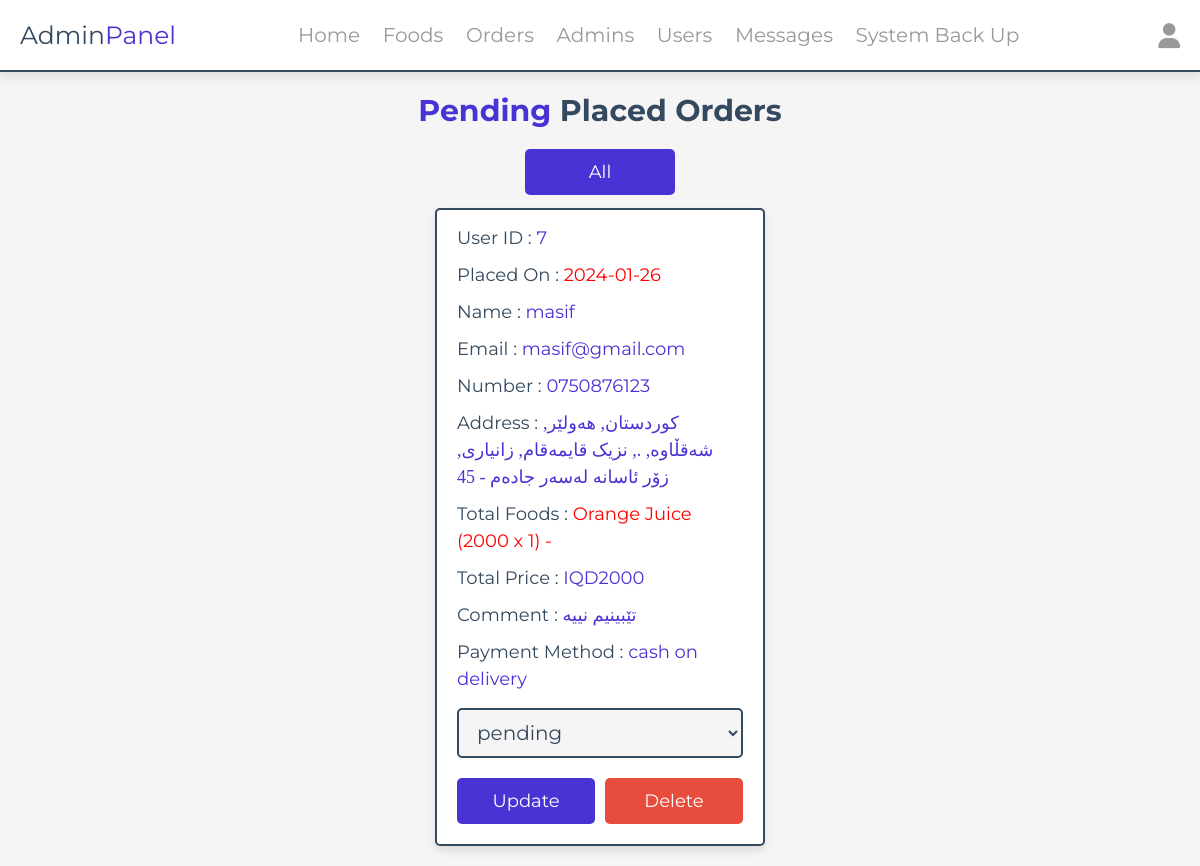
Page /placed_orders_pending.php (signed in) on the committed database.
### tables this page shows
CREATE TABLE `orders` (
  `id` int(100) NOT NULL,
  `user_id` int(100) NOT NULL,
  `name` varchar(20) NOT NULL,
  `number` varchar(10) NOT NULL,
  `email` varchar(50) NOT NULL,
  `method` varchar(50) NOT NULL,
  `address` varchar(500) NOT NULL,
  `descreption` varchar(500) NOT NULL,
  `total_products` varchar(1000) NOT NULL,
  `total_price` int(100) NOT NULL,
  `placed_on` date NOT NULL DEFAULT current_timestamp(),
  `payment_status` varchar(20) NOT NULL DEFAULT 'pending'
);

### placed_orders_pending.php (the view, shortened to what this page needs)
<?php
include '../OnlineOrderingKurdish/components/connect.php';
?>
<!DOCTYPE html>
<html lang="en">
<head>
   <link rel="stylesheet" href="https://cdnjs.cloudflare.com/ajax/libs/font-awesome/6.1.1/css/all.min.css">
   <link rel="stylesheet" href="../OnlineOrderingKurdish/css/admin_style.css">
</head>
<body>
<?php include '../OnlineOrderingKurdish/components/admin_header.php' ?>
<section class="placed-orders">
   <h1 class="heading"> <span style="color: #4834D4"> pending </span> placed orders</h1>
   <center>
   <a href="placed_orders.php" class="btn" style="width:150px;">All</a>
   <br>
   </center>
   <div class="box-container">
   <?php
      $select_orders = $conn->prepare("SELECT * FROM `orders` WHERE payment_status='pending' ORDER BY `id` DESC");
      $select_orders->execute();
      if($select_orders->rowCount() > 0){
         while($fetch_orders = $select_orders->fetch(PDO::FETCH_ASSOC)){
   ?>
   <div class="box">
      <p> User ID : <span><?= $fetch_orders['user_id']; ?></span> </p>
      <p> Placed On : <span style="color:red;"><?= $fetch_orders['placed_on']; ?></span> </p>
      <p> Name : <span><?= $fetch_orders['name']; ?></span> </p>
      <p> Email : <span><?= $fetch_orders['email']; ?></span> </p>
      <p> Number : <span><?= $fetch_orders['number']; ?></span> </p>
      <p> Address : <span class="fontchange"><?= $fetch_orders['address']; ?></span> </p>
      <p> Total Foods : <span style="color:red;"><?= $fetch_orders['total_products']; ?></span> </p>
      <p> Total Price : <span>IQD<?= $fetch_orders['total_price']; ?></span> </p>
      <p>Comment : <span class="fontchange"><?= $fetch_orders['descreption']; ?></span></p>
      <p> Payment Method : <span><?= $fetch_orders['method']; ?></span> </p>
      <form action="" method="POST">
         <select name="payment_status" class="drop-down">
            <option value="" selected disabled><?= $fetch_orders['payment_status']; ?></option>
         </select>
         <div class="flex-btn">
            <input type="submit" value="Update" class="btn" name="update_payment">
            <a href="placed_orders.php?delete=<?= $fetch_orders['id']; ?>" class="delete-btn" onclick="return confirm('delete this order?');">Delete</a>
         </div>
      </form>
   </div>
   <?php
      }
   }else{
      echo '<p class="empty">No Orders Placed Yet!</p>';
   }
   ?>
   </div>
</section>
</body>
</html>

### css/admin_style.css (style rules this page uses)
:root { --main-color:#4834d4; --red:#e74c3c; --orange:#f39c12; --black:#34495e; --white:#fff; --light-bg:#f5f5f5; --light-color:#999; --border:.2rem solid var(--black); --box-shadow:0 .5rem 1rem rgba(0,0,0,.1); }
* { font-family: 'Montserrat', sans-serif; margin:0; padding:0; box-sizing: border-box; text-decoration: none; outline: none; border:none; }
html { font-size: 62.5%; overflow-x: hidden; }
body { background-color: var(--light-bg); }
section { max-width: 1200px; margin:0 auto; padding:2rem; }
.btn, .delete-btn, .option-btn { display: block; margin-top: 1rem; border-radius: .5rem; cursor: pointer; width: 100%; font-size: 1.8rem; color:var(--white); padding:1.2rem 3rem; text-transform: capitalize; text-align: center; }
.btn { background-color: var(--main-color); }
.delete-btn { background-color: var(--red); }
.flex-btn { display: flex; gap:1rem; }
.heading { text-align: center; margin-bottom: 2rem; text-transform: capitalize; color:var(--black); font-size: 3rem; }
.placed-orders .box-container { display: grid; grid-template-columns: repeat(auto-fit, 33rem); gap:1.5rem; justify-content: center; align-items: flex-start; }
.placed-orders .box-container .box { background-color: var(--white); border-radius: .5rem; box-shadow: var(--box-shadow); border:var(--border); padding:2rem; padding-top: 1rem; }
.placed-orders .box-container .box p { padding: .5rem 0; line-height: 1.5; font-size: 1.8rem; color:var(--black); }
.placed-orders .box-container .box p span { color:var(--main-color); }
.placed-orders .box-container .box .drop-down { width: 100%; margin:1rem 0; background-color: var(--light-bg); padding:1rem 1.4rem; font-size: 2rem; color:var(--black); border:var(--border); border-radius: .5rem; }

### placed_orders_pending.php (style rules this page uses)
.fontchange { font-family:Rabar_027; }

### rows in the picture
orders: user "7", placed_on "2024-01-26", name "masif", email "masif@gmail.com", number "0750876123", address "کوردستان, هەولێر, شەقڵاوە, ., نزیک قایمەقام, زانیاری, زۆر ئاسانە لەسەر جادەم - 45", total_products "Orange Juice (2000 x 1) -", total_price "2000", descreption "تێبینیم نییە", method "cash on delivery", payment_status "pending"
